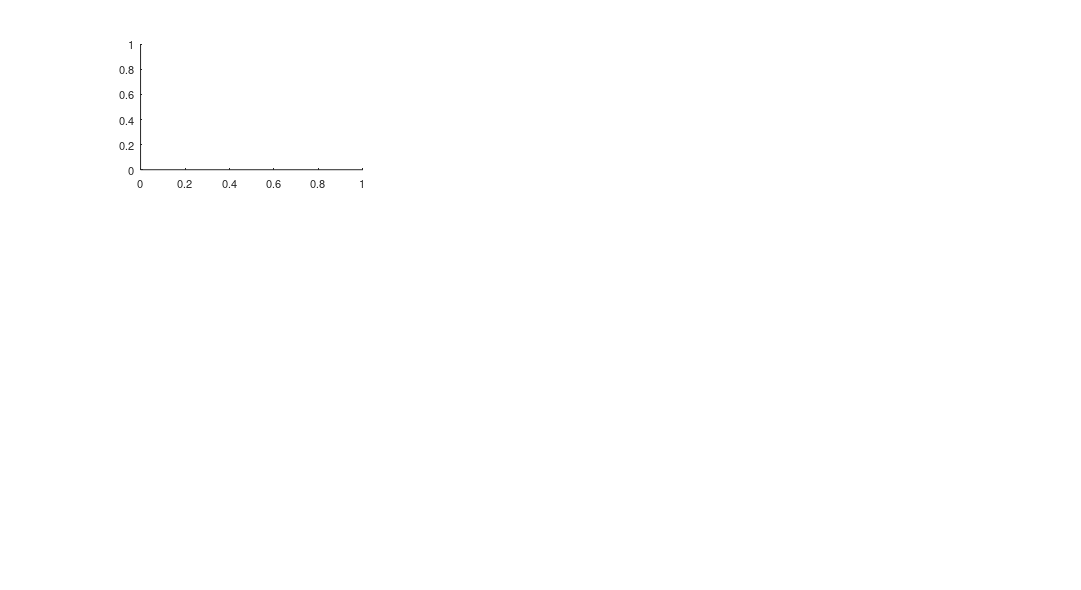

Write MATLAB code to recreate this figure. (Note: this script raises an error after producing the figure.)
%% Generate a gamma process by approximating a log-normal distribution of the neuronal response (LN model)

% The stimulus is close or distant to the preferred stimulus for the neuron
% (correlation close to 1 or -1), however there is some gaussian noise in the
% stimulus
% Tha variance of the gaussian process shrinks as the stimulus becomes less noisy 

stimulusDrive1 = random('normal', 1.5,1, 1,1000);
neuronLambda1 = exp(stimulusDrive1);
mean(neuronLambda1)
spikeCount1 = poissrnd(neuronLambda1);
mean(spikeCount1)
stimulusDrive2 = random('normal', 0,1, 1,1000);
neuronLambda2 = exp(stimulusDrive2);
spikeCount2 = poissrnd(neuronLambda2);
stimulusDrive3 = random('normal', 2,0.05, 1,1000);
neuronLambda3 = exp(stimulusDrive3);
mean(neuronLambda1)
spikeCount3 = poissrnd(neuronLambda3);
mean(spikeCount3)
figure
set(gcf,'color','white', 'PaperPositionMode', 'auto');
set(gcf,'Position',[138 281 1352 739]);

subplot(3,3,1)
h1 = histogram(stimulusDrive1, 'Normalization', 'pdf');
h1.FaceColor = [255,127,0]/255;
h1.EdgeColor = [255,127,0]/255;
xlim([-5 5]);
title('The stimulus is close to the best one for this cell, but it is noisy')
box off
subplot(3,3,4)
h2 = histogram(neuronLambda1, 'Normalization', 'pdf');
h2.FaceColor = [51,160,44]/255;
h2.EdgeColor = [51,160,44]/255;
hold on
pd = fitdist(neuronLambda1(:), 'gamma');
x = 0:0.1:50; hold on; y = pdf(pd, x); plot(x, y, '-r')
hold off
xlim([0 50]);
ylabel('Stimulus-Driven Firing Rate Distribution')
box off
subplot(3,3,7)
h2 = histogram(spikeCount1, 'Normalization', 'pdf');
h2.FaceColor = [31,120,180]/255;
h2.EdgeColor = [31,120,180]/255;
hold on
pd = fitdist(spikeCount1(:), 'poisson');
x = 0:50; y = pdf(pd, x); plot(x, y, '-k')
pd = fitdist(spikeCount1(:), 'NegativeBinomial');
x = 0:50;  y = pdf(pd, x); plot(x, y, '-')
hold off
xlim([0 50]);
ylabel('Observed Firing Rate Distribution')
box off

subplot(3,3,2)
h1 = histogram(stimulusDrive2, 'Normalization', 'pdf');
h1.FaceColor = [255,127,0]/255;
h1.EdgeColor = [255,127,0]/255;
xlim([-5 5]);
title('The stimulus is far from the best one for this cell, but it is noisy')
box off
subplot(3,3,5)
h2 = histogram(neuronLambda2, 'Normalization', 'pdf');
h2.FaceColor = [51,160,44]/255;
h2.EdgeColor = [51,160,44]/255;
hold on
pd = fitdist(neuronLambda2(:), 'gamma');
x = 0:0.1:50; hold on; y = pdf(pd, x); plot(x, y, '-r')
hold off
xlim([0 50]);
box off
subplot(3,3,8)
h2 = histogram(spikeCount2, 'Normalization', 'pdf');
h2.FaceColor = [31,120,180]/255;
h2.EdgeColor = [31,120,180]/255;
hold on
pd = fitdist(spikeCount2(:), 'poisson');
x = 0:50; y = pdf(pd, x); plot(x, y, '-k')
pd = fitdist(spikeCount2(:), 'NegativeBinomial');
x = 0:50; y = pdf(pd, x); plot(x, y, '-')
hold off
xlim([0 50]);
box off

subplot(3,3,3)
h1 = histogram(stimulusDrive3, 'Normalization', 'pdf');
h1.FaceColor = [255,127,0]/255;
h1.EdgeColor = [255,127,0]/255;
xlim([-5 5]);
title('The stimulus is close to the best one for this cell, but it is not noisy')
box off
subplot(3,3,6)
h2 = histogram(neuronLambda3, 'Normalization', 'pdf');
h2.FaceColor = [51,160,44]/255;
h2.EdgeColor = [51,160,44]/255;
hold on
pd = fitdist(neuronLambda3(:), 'gamma');
x = 0:0.1:50; hold on; y = pdf(pd, x); plot(x, y, '-r')
hold off
xlim([0 50]);
box off
subplot(3,3,9)
h3 = histogram(spikeCount3, 'Normalization', 'pdf');
h3.FaceColor = [31,120,180]/255;
h3.EdgeColor = [31,120,180]/255;
hold on
pd = fitdist(spikeCount3(:), 'poisson');
x = 0:50; y = pdf(pd, x); plot(x, y, '-k')
pd = fitdist(spikeCount3(:), 'NegativeBinomial');
x = 0:50; y = pdf(pd, x); plot(x, y, '-')
hold off
xlim([0 50]);
box off
%%
% %% Generate a gamma process as a sum of N inputs with same mean Mu and exponential distribution
% % In this case the variance of the gamma process increase with the number
% % of inputs.
% % The more inputs for the same stimulus the neuron gets (preferred stimulus) the more large and variable becomes its response
% 
% inputs1 = random('Exponential', 10, 50, 1000);
% inputs2 = random('Exponential', 10, 10, 1000);
% neuronLambda1 = sum(inputs1); 
% neuronLambda2 = sum(inputs2); 
% figure
% subplot(1,2,1)
% h2 = histogram(neuronLambda1, 'Normalization', 'pdf');
% h2.FaceColor = [51,160,44]/255;
% h2.EdgeColor = [51,160,44]/255;
% hold on
% pd = fitdist(neuronLambda1(:), 'gamma');
% x = 0:0.1:14; hold on; y = pdf(pd, x); plot(x, y, '-r')
% hold off
% % xlim([0 10]);
% subplot(1,2,2)
% h2 = histogram(neuronLambda2, 'Normalization', 'pdf');
% h2.FaceColor = [51,160,44]/255;
% h2.EdgeColor = [51,160,44]/255;
% hold on
% pd = fitdist(neuronLambda2(:), 'gamma');
% x = 0:0.1:14; hold on; y = pdf(pd, x); plot(x, y, '-r')
% hold off
% % xlim([0 10]);
% 
% %% generate a log-normal as a multiplication of many normal inputs
% inputs1 = random('Normal', 0.05, 0.1, 50, 1000);
% inputs2 = random('Normal', 0.05, 0.01, 50, 1000);
% neuronLambda1 = exp(sum(inputs1)); 
% neuronLambda2 = exp(sum(inputs2)); 
% figure
% subplot(1,2,1)
% h2 = histogram(neuronLambda1, 'Normalization', 'pdf');
% h2.FaceColor = [51,160,44]/255;
% h2.EdgeColor = [51,160,44]/255;
% hold on
% pd = fitdist(neuronLambda1(:), 'gamma');
% x = 0:0.1:100; hold on; y = pdf(pd, x); plot(x, y, '-r')
% hold off
% % xlim([0 10]);
% subplot(1,2,2)
% h2 = histogram(neuronLambda2, 'Normalization', 'pdf');
% h2.FaceColor = [51,160,44]/255;
% h2.EdgeColor = [51,160,44]/255;
% hold on
% pd = fitdist(neuronLambda2(:), 'gamma');
% x = 0:0.1:100; hold on; y = pdf(pd, x); plot(x, y, '-r')
% hold off
% 
% 
% 
% %%
idxExp = 1;

mua = [];
muaSpikeCount = [];
bigMua = [];
idxU = 0;
for idxShank = 1:4
    for idxUnit = 1:length((espe(idxExp).shankNowarp(idxShank).cell));
        idxU = idxU + 1;
        for idxOdor = 1:14
            for idxTrial = 1:10
                mua(idxU,:,idxTrial, idxOdor) = spikeDensity(espe(1).shankNowarp(idxShank).cell(idxUnit).odor(idxOdor).spikeMatrix(idxTrial,:), 0.1);
                muaSpikeCount1(idxU,idxTrial, idxOdor) = double(sum(espe(1).shankNowarp(idxShank).cell(idxUnit).odor(idxOdor).spikeMatrix(idxTrial,15001:15300)));
                muaSpikeCount2(idxU,idxTrial, idxOdor) = double(sum(espe(1).shankNowarp(idxShank).cell(idxUnit).odor(idxOdor).spikeMatrix(idxTrial,15500:17000)));
                muaSpikeCount(idxU, :, idxTrial, idxOdor) = slidePSTH(double(espe(1).shankNowarp(idxShank).cell(idxUnit).odor(idxOdor).spikeMatrix(idxTrial,:)), 200, 50);
            end
        end
        cellLog(idxU,:) = [idxShank, idxUnit];
    end
end
clear sniffData sniffF
for idxOdor = 1:14
    for idxTrial = 1:10
        sniffData(:,idxTrial,idxOdor) = simSniff(breath, idxOdor, idxTrial);
        A = squeeze(sniffData(:,idxTrial,idxOdor));
        [s, f, t, po] = spectrogram(A, 400, 300, [], 1000);
        [q, nd] = max(10*log10(po));
        x = smooth(f(nd))';
        sniffF(:,idxTrial,idxOdor) = x;
    end
end
% 
% n_trials = 10;
% %%
% odors = 1:14;
% idxCell = 0;
% for idxExp =  1:length(espe)
%     for idxShank = 1:4
%         for idxUnit = 1:length(espe(idxExp).shankNowarp(idxShank).cell)
%             %if esp(idxExp).shankNowarp(idxShank).cell(idxUnit).good == 1
%                 idxCell = idxCell + 1;
%                 for idxOdor = odors
%                     for idxTrial = 1:n_trials
%                         Data.Spiketimes.Experiment(idxExp).Shank(idxShank).spiketimes{idxTrial, idxOdor, idxUnit} = find(double(espe(idxExp).shankNowarp(idxShank).cell(idxUnit).odor(idxOdor).spikeMatrix(idxTrial,:))==1)./1000;
%                     end
%                 end
%             %end
%         end
%     end
% end
% 

%%

m=nan(size(cellLog,1),14);
v=nan(size(cellLog,1),14);
FF=nan(size(cellLog,1),14);
varG=nan(size(cellLog,1),14);
for idxCell = 1:size(cellLog,1)
    for idxOdor = 1:14
        resp = [];
        resp = double(squeeze(muaSpikeCount1(idxCell,:, idxOdor)));
        m(idxCell,idxOdor)= mean(resp);
        v(idxCell,idxOdor) = var(resp);
        varG(idxCell,idxOdor) = partNeuralVariance(resp);
    end
end

figure;
hold on
for idxCell = 1:size(cellLog,1)
plot([1:14],m(idxCell,:), 'k-')
end
plot([1:14],nanmean(m), 'r-', 'linewidth', 2)
hold off
figure;
hold on
for idxCell = 1:size(cellLog,1)
plot([1:14],varG(idxCell,:), 'k-')
end
plot([1:14],nanmean(varG), 'r-', 'linewidth', 2)
hold off



figure;
plot(nanmean(m),nanmean(varG), 'ko')

figure
hold on
c = ['r', 'g', 'b'];
idxi = 0;
for idx = [1 7 2]
    idxi = idxi + 1;
    plot(m(:,idx), v(:,idx), 'o', 'color', c(idxi))
end
hold off


%%
idxExp = 1;
idxShank = 3;
idxUnit = 1;


cellID = [idxShank idxUnit];
idxCell = find(ismember(cellLog,cellID,'rows'));

clear m v FF varG

for idxOdor = 1:14
    resp = [];
    resp = double(squeeze(muaSpikeCount1(idxCell,:, idxOdor)));
    m(idxOdor)= mean(resp);
    v(idxOdor) = var(resp);
    FF(idxOdor) = v/m;
    varG(idxOdor) = partNeuralVariance(resp);
end
figure
plot(m, v, 'ro')
line([0 max(v)], [0 max(v)])
ylim([0 max(v)+20])
xlim([0 max(v)+20])

figure
plot([1:14],sqrt(varG), 'r-')



%%
idxExp = 1;
idxShank = 4;
idxUnit = 3;


cellID = [idxShank idxUnit];
idxCell = find(ismember(cellLog,cellID,'rows'));

clear resp m v FF varG msniff vsniff
idxO = 0;
for idxOdor = 1:14
    idxO = idxO + 1;
    resp = [];
    sniff = [];
    resp = double(squeeze(muaSpikeCount(idxCell,:, :,idxOdor)))';
    sniff = squeeze(sniffF(:,:,idxOdor))';
    m(:, idxO) = mean(resp)';
    v(:, idxO) = var(resp)';
    FF(:, idxO) = v(:, idxO)./m(:, idxO);
    msniff(:, idxO) = mean(sniff)';
    vsniff(:, idxO) = var(sniff)';
    for idxBin = 1:size(resp,2)
        varG(idxBin, idxO) = partNeuralVariance(resp(:,idxBin));
    end
end

%%
idxO1 = 4;
idxO2 = 12;
figure
subplot(6,1,1)
plot(m(:,idxO1))
hold on
plot(m(:,idxO2))
hold off
xlim([260 400])
subplot(6,1,2)
plot(v(:,idxO1))
hold on
plot(v(:,idxO2))
hold off
xlim([260 400])
subplot(6,1,3)
plot(FF(:,idxO1))
hold on
plot(FF(:,idxO2))
hold off
xlim([260 400])
subplot(6,1,4)
plot(varG(:,idxO1))
hold on
plot(varG(:,idxO2))
hold off
xlim([260 400])
subplot(6,1,5)
plot(msniff(:,idxO1))
hold on
plot(msniff(:,idxO2))
hold off
xlim([130 200])
subplot(6,1,6)
plot(vsniff(:,idxO1))
hold on
plot(vsniff(:,idxO2))
hold off
xlim([130 200])



%%
time = 0:1/1000:6;


idxOdor = 6;
cellID = 4;
cellID = [idxShank idxUnit];
idxCell = find(ismember(cellLog,cellID,'rows'));
figure
hold on
for idxTrial = 1:n_trials
    spikeTimes{idxTrial} = Data.Spiketimes.Experiment(idxExp).Shank(idxShank).spiketimes{idxTrial, idxOdor, idxUnit};
    nst{idxTrial} = nspikeTrain(spikeTimes{idxTrial});
    nst{idxTrial}.setName(num2str(cellID));
    plot(time,squeeze(mua(idxCell,13000:19000,idxTrial, idxOdor)), '-k')
end
plot(time,squeeze(mean(mua(idxCell,13000:19000,:, idxOdor),3)), '-r', 'linewidth', 2)
hold off
minTime = 13;
maxTime = 19;
spikeColl = nstColl(nst);
figure
spikeColl.setMinTime(minTime); spikeColl.setMaxTime(maxTime);
spikeColl.plot;
